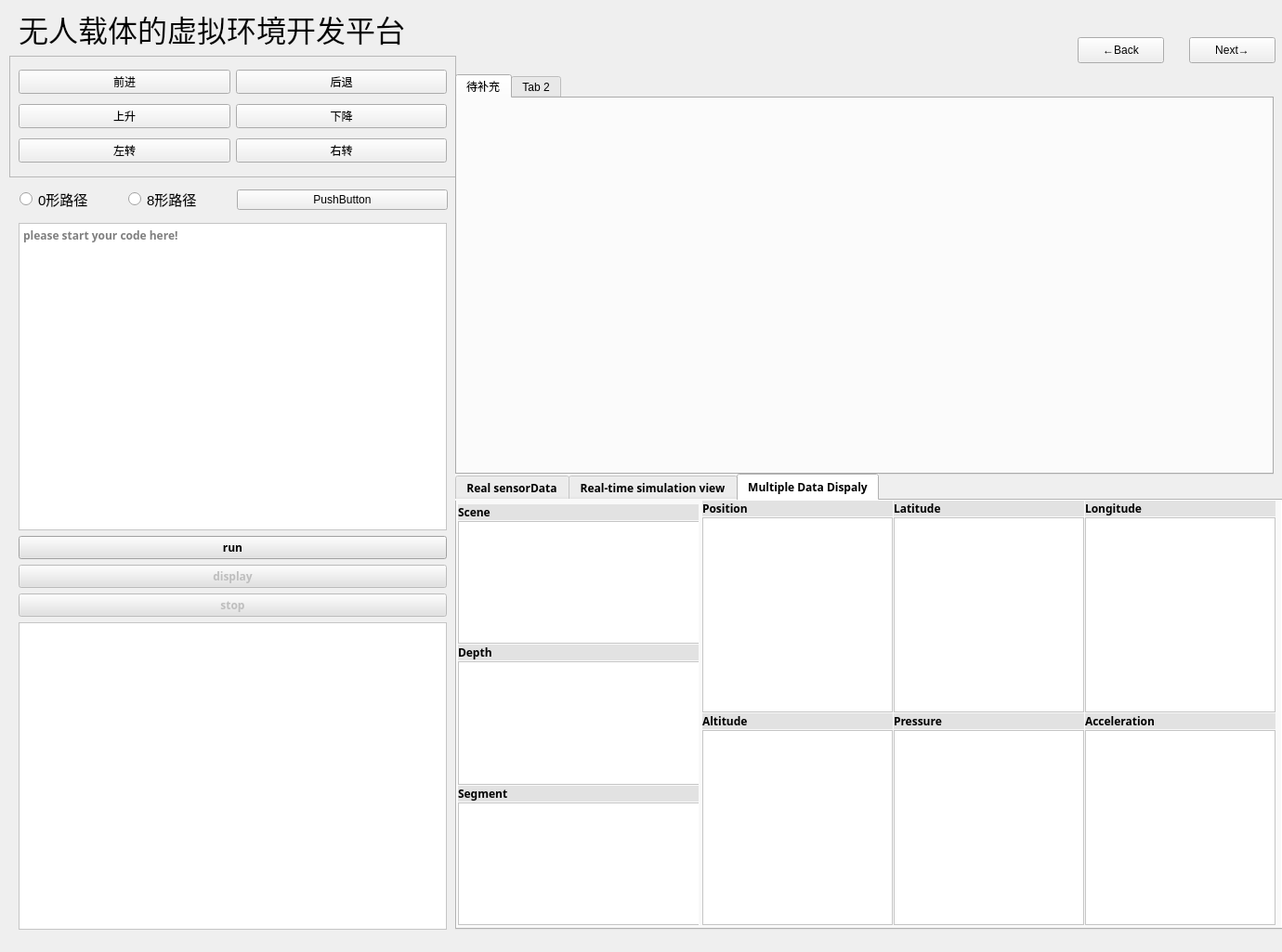
<?xml version="1.0" encoding="UTF-8"?>
<ui version="4.0">
 <class>Form</class>
 <widget class="QWidget" name="Form">
  <property name="geometry">
   <rect>
    <x>0</x>
    <y>0</y>
    <width>1380</width>
    <height>1025</height>
   </rect>
  </property>
  <property name="windowTitle">
   <string>Form</string>
  </property>
  <widget class="QWidget" name="verticalLayoutWidget">
   <property name="geometry">
    <rect>
     <x>20</x>
     <y>240</y>
     <width>461</width>
     <height>761</height>
    </rect>
   </property>
   <property name="font">
    <font>
     <family>Adobe 繁黑體 Std B</family>
     <weight>75</weight>
     <bold>true</bold>
    </font>
   </property>
   <layout class="QVBoxLayout" name="verticalLayout">
    <item>
     <widget class="QTextEdit" name="textEdit">
      <property name="font">
       <font>
        <family>Adobe 繁黑體 Std B</family>
        <weight>75</weight>
        <bold>true</bold>
       </font>
      </property>
      <property name="styleSheet">
       <string notr="true">background-color: rgb(255, 255, 255);</string>
      </property>
      <property name="placeholderText">
       <string>please start your code here!</string>
      </property>
     </widget>
    </item>
    <item>
     <widget class="QPushButton" name="pushButton_6">
      <property name="font">
       <font>
        <family>Adobe 繁黑體 Std B</family>
        <weight>75</weight>
        <bold>true</bold>
       </font>
      </property>
      <property name="styleSheet">
       <string notr="true">background-color: rgb(226, 226, 226);</string>
      </property>
      <property name="text">
       <string>run</string>
      </property>
     </widget>
    </item>
    <item>
     <widget class="QPushButton" name="pushButton_7">
      <property name="enabled">
       <bool>false</bool>
      </property>
      <property name="font">
       <font>
        <family>Adobe 繁黑體 Std B</family>
        <weight>75</weight>
        <bold>true</bold>
       </font>
      </property>
      <property name="styleSheet">
       <string notr="true">background-color: rgb(226, 226, 226);</string>
      </property>
      <property name="text">
       <string>display</string>
      </property>
      <property name="autoRepeat">
       <bool>false</bool>
      </property>
     </widget>
    </item>
    <item>
     <widget class="QPushButton" name="pushButton_8">
      <property name="enabled">
       <bool>false</bool>
      </property>
      <property name="font">
       <font>
        <family>Adobe 繁黑體 Std B</family>
        <weight>75</weight>
        <bold>true</bold>
       </font>
      </property>
      <property name="styleSheet">
       <string notr="true">background-color: rgb(226, 226, 226);</string>
      </property>
      <property name="text">
       <string>stop</string>
      </property>
     </widget>
    </item>
    <item>
     <widget class="QTextBrowser" name="textBrowser">
      <property name="font">
       <font>
        <family>Adobe 繁黑體 Std B</family>
        <weight>75</weight>
        <bold>true</bold>
       </font>
      </property>
      <property name="styleSheet">
       <string notr="true">background-color: rgb(255, 255, 255);</string>
      </property>
     </widget>
    </item>
   </layout>
  </widget>
  <widget class="QFrame" name="frame_2">
   <property name="geometry">
    <rect>
     <x>10</x>
     <y>60</y>
     <width>481</width>
     <height>131</height>
    </rect>
   </property>
   <property name="frameShape">
    <enum>QFrame::StyledPanel</enum>
   </property>
   <property name="frameShadow">
    <enum>QFrame::Raised</enum>
   </property>
   <layout class="QGridLayout" name="gridLayout">
    <item row="0" column="0">
     <widget class="QPushButton" name="pushButton">
      <property name="text">
       <string>前进</string>
      </property>
     </widget>
    </item>
    <item row="0" column="1">
     <widget class="QPushButton" name="pushButton_2">
      <property name="text">
       <string>后退</string>
      </property>
     </widget>
    </item>
    <item row="1" column="0">
     <widget class="QPushButton" name="pushButton_3">
      <property name="text">
       <string>上升</string>
      </property>
     </widget>
    </item>
    <item row="1" column="1">
     <widget class="QPushButton" name="pushButton_4">
      <property name="text">
       <string>下降</string>
      </property>
     </widget>
    </item>
    <item row="2" column="0">
     <widget class="QPushButton" name="pushButton_5">
      <property name="text">
       <string>左转</string>
      </property>
     </widget>
    </item>
    <item row="2" column="1">
     <widget class="QPushButton" name="pushButton_9">
      <property name="text">
       <string>右转</string>
      </property>
     </widget>
    </item>
   </layout>
  </widget>
  <widget class="QTabWidget" name="tabWidget_3">
   <property name="geometry">
    <rect>
     <x>490</x>
     <y>80</y>
     <width>881</width>
     <height>431</height>
    </rect>
   </property>
   <widget class="QWidget" name="tab_6">
    <attribute name="title">
     <string>待补充</string>
    </attribute>
   </widget>
   <widget class="QWidget" name="tab_7">
    <attribute name="title">
     <string>Tab 2</string>
    </attribute>
   </widget>
  </widget>
  <widget class="QTabWidget" name="tabWidget_2">
   <property name="geometry">
    <rect>
     <x>490</x>
     <y>510</y>
     <width>891</width>
     <height>491</height>
    </rect>
   </property>
   <property name="font">
    <font>
     <family>Adobe 繁黑體 Std B</family>
     <weight>75</weight>
     <bold>true</bold>
    </font>
   </property>
   <property name="styleSheet">
    <string notr="true">background-color: rgb(249, 249, 249);</string>
   </property>
   <property name="currentIndex">
    <number>2</number>
   </property>
   <widget class="QWidget" name="tab_2">
    <attribute name="title">
     <string>Real sensorData</string>
    </attribute>
    <widget class="QWidget" name="gridLayoutWidget_3">
     <property name="geometry">
      <rect>
       <x>0</x>
       <y>0</y>
       <width>891</width>
       <height>451</height>
      </rect>
     </property>
     <layout class="QGridLayout" name="gridLayout_3">
      <property name="spacing">
       <number>1</number>
      </property>
      <item row="2" column="2">
       <widget class="QLabel" name="imu_linear_2">
        <property name="font">
         <font>
          <family>Adobe 繁黑體 Std B</family>
          <weight>75</weight>
          <bold>true</bold>
         </font>
        </property>
        <property name="styleSheet">
         <string notr="true">background-color: rgb(226, 226, 226);</string>
        </property>
        <property name="text">
         <string>imu_linear</string>
        </property>
       </widget>
      </item>
      <item row="5" column="2">
       <widget class="plotWidget" name="barometer">
        <property name="styleSheet">
         <string notr="true">background-color: rgb(255, 255, 255);</string>
        </property>
       </widget>
      </item>
      <item row="5" column="1">
       <widget class="plotWidget" name="gps_geo">
        <property name="styleSheet">
         <string notr="true">background-color: rgb(255, 255, 255);</string>
        </property>
       </widget>
      </item>
      <item row="3" column="2">
       <widget class="plotWidget" name="imu_linear">
        <property name="styleSheet">
         <string notr="true">background-color: rgb(255, 255, 255);</string>
        </property>
       </widget>
      </item>
      <item row="1" column="2">
       <widget class="plotWidget" name="imu_angular">
        <property name="styleSheet">
         <string notr="true">background-color: rgb(255, 255, 255);</string>
        </property>
       </widget>
      </item>
      <item row="5" column="0">
       <widget class="plotWidget" name="magnetometer">
        <property name="styleSheet">
         <string notr="true">background-color: rgb(255, 255, 255);</string>
        </property>
       </widget>
      </item>
      <item row="1" column="0" rowspan="3" colspan="2">
       <widget class="QGraphicsView" name="Main_View">
        <property name="styleSheet">
         <string notr="true">background-color: rgb(255, 255, 255);</string>
        </property>
       </widget>
      </item>
      <item row="0" column="2">
       <widget class="QLabel" name="imu_angular_2">
        <property name="font">
         <font>
          <family>Adobe 繁黑體 Std B</family>
          <weight>75</weight>
          <bold>true</bold>
         </font>
        </property>
        <property name="styleSheet">
         <string notr="true">background-color: rgb(226, 226, 226);</string>
        </property>
        <property name="text">
         <string>imu_angular</string>
        </property>
       </widget>
      </item>
      <item row="0" column="0" colspan="2">
       <widget class="QLabel" name="Main_View_2">
        <property name="font">
         <font>
          <family>Adobe 繁黑體 Std B</family>
          <weight>75</weight>
          <bold>true</bold>
         </font>
        </property>
        <property name="styleSheet">
         <string notr="true">background-color: rgb(226, 226, 226);</string>
        </property>
        <property name="text">
         <string>Main_View</string>
        </property>
       </widget>
      </item>
      <item row="4" column="0">
       <widget class="QLabel" name="magnetometer_2">
        <property name="font">
         <font>
          <family>Adobe 繁黑體 Std B</family>
          <weight>75</weight>
          <bold>true</bold>
         </font>
        </property>
        <property name="styleSheet">
         <string notr="true">background-color: rgb(226, 226, 226);</string>
        </property>
        <property name="text">
         <string>magnetometer</string>
        </property>
       </widget>
      </item>
      <item row="4" column="1">
       <widget class="QLabel" name="gps_geo_2">
        <property name="font">
         <font>
          <family>Adobe 繁黑體 Std B</family>
          <weight>75</weight>
          <bold>true</bold>
         </font>
        </property>
        <property name="styleSheet">
         <string notr="true">background-color: rgb(226, 226, 226);</string>
        </property>
        <property name="text">
         <string>gps_geo</string>
        </property>
       </widget>
      </item>
      <item row="4" column="2">
       <widget class="QLabel" name="barometer_2">
        <property name="font">
         <font>
          <family>Adobe 繁黑體 Std B</family>
          <weight>75</weight>
          <bold>true</bold>
         </font>
        </property>
        <property name="styleSheet">
         <string notr="true">background-color: rgb(226, 226, 226);</string>
        </property>
        <property name="text">
         <string>barometer</string>
        </property>
       </widget>
      </item>
     </layout>
    </widget>
   </widget>
   <widget class="QWidget" name="tab_4">
    <attribute name="title">
     <string>Real-time simulation view</string>
    </attribute>
    <widget class="QWidget" name="layoutWidget">
     <property name="geometry">
      <rect>
       <x>0</x>
       <y>0</y>
       <width>341</width>
       <height>451</height>
      </rect>
     </property>
     <property name="font">
      <font>
       <family>Adobe 繁黑體 Std B</family>
       <weight>75</weight>
       <bold>true</bold>
      </font>
     </property>
     <layout class="QVBoxLayout" name="verticalLayout_3">
      <property name="spacing">
       <number>1</number>
      </property>
      <item>
       <widget class="QLabel" name="label_2">
        <property name="font">
         <font>
          <family>Adobe 繁黑體 Std B</family>
          <weight>75</weight>
          <bold>true</bold>
         </font>
        </property>
        <property name="styleSheet">
         <string notr="true">background-color: rgb(226, 226, 226);</string>
        </property>
        <property name="text">
         <string> Front center camera</string>
        </property>
       </widget>
      </item>
      <item>
       <widget class="QGraphicsView" name="front_center">
        <property name="font">
         <font>
          <family>Adobe 繁黑體 Std B</family>
          <weight>75</weight>
          <bold>true</bold>
         </font>
        </property>
        <property name="styleSheet">
         <string notr="true">background-color: rgb(255, 255, 255);</string>
        </property>
       </widget>
      </item>
     </layout>
    </widget>
    <widget class="QWidget" name="layoutWidget_2">
     <property name="geometry">
      <rect>
       <x>617</x>
       <y>0</y>
       <width>261</width>
       <height>451</height>
      </rect>
     </property>
     <layout class="QVBoxLayout" name="verticalLayout_4">
      <property name="spacing">
       <number>1</number>
      </property>
      <item>
       <widget class="QLabel" name="label_4">
        <property name="font">
         <font>
          <family>Adobe 繁黑體 Std B</family>
          <weight>75</weight>
          <bold>true</bold>
         </font>
        </property>
        <property name="styleSheet">
         <string notr="true">background-color: rgb(226, 226, 226);</string>
        </property>
        <property name="text">
         <string> Bottom center camera</string>
        </property>
       </widget>
      </item>
      <item>
       <widget class="QGraphicsView" name="bottom_center">
        <property name="font">
         <font>
          <family>Adobe 繁黑體 Std B</family>
          <weight>75</weight>
          <bold>true</bold>
         </font>
        </property>
        <property name="styleSheet">
         <string notr="true">background-color: rgb(255, 255, 255);</string>
        </property>
       </widget>
      </item>
      <item>
       <widget class="QLabel" name="label_5">
        <property name="font">
         <font>
          <family>Adobe 繁黑體 Std B</family>
          <weight>75</weight>
          <bold>true</bold>
         </font>
        </property>
        <property name="styleSheet">
         <string notr="true">background-color: rgb(226, 226, 226);</string>
        </property>
        <property name="text">
         <string> Back center camera</string>
        </property>
       </widget>
      </item>
      <item>
       <widget class="QGraphicsView" name="back_center">
        <property name="font">
         <font>
          <family>Adobe 繁黑體 Std B</family>
          <weight>75</weight>
          <bold>true</bold>
         </font>
        </property>
        <property name="styleSheet">
         <string notr="true">background-color: rgb(255, 255, 255);</string>
        </property>
       </widget>
      </item>
     </layout>
    </widget>
    <widget class="QWidget" name="layoutWidget_3">
     <property name="geometry">
      <rect>
       <x>350</x>
       <y>0</y>
       <width>261</width>
       <height>451</height>
      </rect>
     </property>
     <layout class="QVBoxLayout" name="verticalLayout_5">
      <property name="spacing">
       <number>1</number>
      </property>
      <item>
       <widget class="QLabel" name="label">
        <property name="font">
         <font>
          <family>Adobe 繁黑體 Std B</family>
          <weight>75</weight>
          <bold>true</bold>
         </font>
        </property>
        <property name="styleSheet">
         <string notr="true">background-color: rgb(226, 226, 226);</string>
        </property>
        <property name="text">
         <string> Front left camera</string>
        </property>
       </widget>
      </item>
      <item>
       <widget class="QGraphicsView" name="front_left">
        <property name="font">
         <font>
          <family>Adobe 繁黑體 Std B</family>
          <weight>75</weight>
          <bold>true</bold>
         </font>
        </property>
        <property name="styleSheet">
         <string notr="true">background-color: rgb(255, 255, 255);</string>
        </property>
       </widget>
      </item>
      <item>
       <widget class="QLabel" name="label_3">
        <property name="font">
         <font>
          <family>Adobe 繁黑體 Std B</family>
          <weight>75</weight>
          <bold>true</bold>
         </font>
        </property>
        <property name="styleSheet">
         <string notr="true">background-color: rgb(226, 226, 226);</string>
        </property>
        <property name="text">
         <string> Front right camera</string>
        </property>
       </widget>
      </item>
      <item>
       <widget class="QGraphicsView" name="front_right">
        <property name="font">
         <font>
          <family>Adobe 繁黑體 Std B</family>
          <weight>75</weight>
          <bold>true</bold>
         </font>
        </property>
        <property name="styleSheet">
         <string notr="true">background-color: rgb(255, 255, 255);</string>
        </property>
       </widget>
      </item>
     </layout>
    </widget>
   </widget>
   <widget class="QWidget" name="tab_5">
    <attribute name="title">
     <string>Multiple Data Dispaly</string>
    </attribute>
    <widget class="QWidget" name="formLayoutWidget_4">
     <property name="geometry">
      <rect>
       <x>0</x>
       <y>0</y>
       <width>261</width>
       <height>461</height>
      </rect>
     </property>
     <property name="font">
      <font>
       <family>Adobe 繁黑體 Std B</family>
       <weight>75</weight>
       <bold>true</bold>
      </font>
     </property>
     <layout class="QFormLayout" name="formLayout_5">
      <property name="horizontalSpacing">
       <number>1</number>
      </property>
      <property name="verticalSpacing">
       <number>1</number>
      </property>
      <property name="leftMargin">
       <number>0</number>
      </property>
      <property name="topMargin">
       <number>4</number>
      </property>
      <property name="rightMargin">
       <number>0</number>
      </property>
      <property name="bottomMargin">
       <number>4</number>
      </property>
      <item row="5" column="1">
       <widget class="QGraphicsView" name="Segment_view_2">
        <property name="font">
         <font>
          <family>Adobe 繁黑體 Std B</family>
          <weight>75</weight>
          <bold>true</bold>
         </font>
        </property>
        <property name="styleSheet">
         <string notr="true">background-color: rgb(255, 255, 255);</string>
        </property>
       </widget>
      </item>
      <item row="3" column="1">
       <widget class="QGraphicsView" name="Depth_view_2">
        <property name="font">
         <font>
          <family>Adobe 繁黑體 Std B</family>
          <weight>75</weight>
          <bold>true</bold>
         </font>
        </property>
        <property name="styleSheet">
         <string notr="true">background-color: rgb(255, 255, 255);</string>
        </property>
       </widget>
      </item>
      <item row="1" column="1">
       <widget class="QGraphicsView" name="Scene_view_2">
        <property name="font">
         <font>
          <family>Adobe 繁黑體 Std B</family>
          <weight>75</weight>
          <bold>true</bold>
         </font>
        </property>
        <property name="styleSheet">
         <string notr="true">background-color: rgb(255, 255, 255);</string>
        </property>
       </widget>
      </item>
      <item row="2" column="1">
       <widget class="QLabel" name="label_15">
        <property name="font">
         <font>
          <family>Adobe 繁黑體 Std B</family>
          <weight>75</weight>
          <bold>true</bold>
         </font>
        </property>
        <property name="styleSheet">
         <string notr="true">background-color: rgb(226, 226, 226);</string>
        </property>
        <property name="text">
         <string>Depth</string>
        </property>
       </widget>
      </item>
      <item row="4" column="1">
       <widget class="QLabel" name="label_16">
        <property name="font">
         <font>
          <family>Adobe 繁黑體 Std B</family>
          <weight>75</weight>
          <bold>true</bold>
         </font>
        </property>
        <property name="styleSheet">
         <string notr="true">background-color: rgb(226, 226, 226);</string>
        </property>
        <property name="text">
         <string>Segment</string>
        </property>
       </widget>
      </item>
      <item row="0" column="1">
       <widget class="QLabel" name="label_17">
        <property name="font">
         <font>
          <family>Adobe 繁黑體 Std B</family>
          <weight>75</weight>
          <bold>true</bold>
         </font>
        </property>
        <property name="styleSheet">
         <string notr="true">background-color: rgb(226, 226, 226);</string>
        </property>
        <property name="text">
         <string>Scene</string>
        </property>
       </widget>
      </item>
     </layout>
    </widget>
    <widget class="QWidget" name="gridLayoutWidget_4">
     <property name="geometry">
      <rect>
       <x>260</x>
       <y>0</y>
       <width>621</width>
       <height>461</height>
      </rect>
     </property>
     <property name="font">
      <font>
       <family>Adobe 繁黑體 Std B</family>
       <weight>75</weight>
       <bold>true</bold>
      </font>
     </property>
     <layout class="QGridLayout" name="gridLayout_4">
      <property name="leftMargin">
       <number>4</number>
      </property>
      <property name="bottomMargin">
       <number>4</number>
      </property>
      <property name="spacing">
       <number>1</number>
      </property>
      <item row="2" column="2">
       <widget class="QLabel" name="label_18">
        <property name="font">
         <font>
          <family>Adobe 繁黑體 Std B</family>
          <weight>75</weight>
          <bold>true</bold>
         </font>
        </property>
        <property name="styleSheet">
         <string notr="true">background-color: rgb(226, 226, 226);</string>
        </property>
        <property name="text">
         <string>Acceleration</string>
        </property>
       </widget>
      </item>
      <item row="2" column="0">
       <widget class="QLabel" name="label_19">
        <property name="font">
         <font>
          <family>Adobe 繁黑體 Std B</family>
          <weight>75</weight>
          <bold>true</bold>
         </font>
        </property>
        <property name="styleSheet">
         <string notr="true">background-color: rgb(226, 226, 226);</string>
        </property>
        <property name="text">
         <string>Altitude</string>
        </property>
       </widget>
      </item>
      <item row="3" column="0">
       <widget class="plotWidget" name="Altitude_2">
        <property name="font">
         <font>
          <family>Adobe 繁黑體 Std B</family>
          <weight>75</weight>
          <bold>true</bold>
         </font>
        </property>
        <property name="styleSheet">
         <string notr="true">background-color: rgb(255, 255, 255);</string>
        </property>
       </widget>
      </item>
      <item row="0" column="2">
       <widget class="QLabel" name="label_20">
        <property name="font">
         <font>
          <family>Adobe 繁黑體 Std B</family>
          <weight>75</weight>
          <bold>true</bold>
         </font>
        </property>
        <property name="styleSheet">
         <string notr="true">background-color: rgb(226, 226, 226);</string>
        </property>
        <property name="text">
         <string>Longitude</string>
        </property>
       </widget>
      </item>
      <item row="1" column="0">
       <widget class="plotWidget" name="Position_2">
        <property name="font">
         <font>
          <family>Adobe 繁黑體 Std B</family>
          <weight>75</weight>
          <bold>true</bold>
         </font>
        </property>
        <property name="styleSheet">
         <string notr="true">background-color: rgb(255, 255, 255);</string>
        </property>
       </widget>
      </item>
      <item row="3" column="2">
       <widget class="plotWidget" name="acceleration_2">
        <property name="font">
         <font>
          <family>Adobe 繁黑體 Std B</family>
          <weight>75</weight>
          <bold>true</bold>
         </font>
        </property>
        <property name="styleSheet">
         <string notr="true">background-color: rgb(255, 255, 255);</string>
        </property>
       </widget>
      </item>
      <item row="2" column="1">
       <widget class="QLabel" name="label_21">
        <property name="font">
         <font>
          <family>Adobe 繁黑體 Std B</family>
          <weight>75</weight>
          <bold>true</bold>
         </font>
        </property>
        <property name="styleSheet">
         <string notr="true">background-color: rgb(226, 226, 226);</string>
        </property>
        <property name="text">
         <string>Pressure</string>
        </property>
       </widget>
      </item>
      <item row="0" column="1">
       <widget class="QLabel" name="label_22">
        <property name="font">
         <font>
          <family>Adobe 繁黑體 Std B</family>
          <weight>75</weight>
          <bold>true</bold>
         </font>
        </property>
        <property name="styleSheet">
         <string notr="true">background-color: rgb(226, 226, 226);</string>
        </property>
        <property name="text">
         <string>Latitude</string>
        </property>
       </widget>
      </item>
      <item row="1" column="1">
       <widget class="plotWidget" name="Latitude_2">
        <property name="font">
         <font>
          <family>Adobe 繁黑體 Std B</family>
          <weight>75</weight>
          <bold>true</bold>
         </font>
        </property>
        <property name="styleSheet">
         <string notr="true">background-color: rgb(255, 255, 255);</string>
        </property>
       </widget>
      </item>
      <item row="1" column="2">
       <widget class="plotWidget" name="Longitutde_2">
        <property name="font">
         <font>
          <family>Adobe 繁黑體 Std B</family>
          <weight>75</weight>
          <bold>true</bold>
         </font>
        </property>
        <property name="styleSheet">
         <string notr="true">background-color: rgb(255, 255, 255);</string>
        </property>
       </widget>
      </item>
      <item row="3" column="1">
       <widget class="plotWidget" name="Pressure_2">
        <property name="font">
         <font>
          <family>Adobe 繁黑體 Std B</family>
          <weight>75</weight>
          <bold>true</bold>
         </font>
        </property>
        <property name="styleSheet">
         <string notr="true">background-color: rgb(255, 255, 255);</string>
        </property>
       </widget>
      </item>
      <item row="0" column="0">
       <widget class="QLabel" name="label_23">
        <property name="font">
         <font>
          <family>Adobe 繁黑體 Std B</family>
          <weight>75</weight>
          <bold>true</bold>
         </font>
        </property>
        <property name="styleSheet">
         <string notr="true">background-color: rgb(226, 226, 226);</string>
        </property>
        <property name="text">
         <string>Position</string>
        </property>
       </widget>
      </item>
     </layout>
    </widget>
   </widget>
  </widget>
  <widget class="QLabel" name="label_8">
   <property name="geometry">
    <rect>
     <x>20</x>
     <y>10</y>
     <width>821</width>
     <height>41</height>
    </rect>
   </property>
   <property name="font">
    <font>
     <pointsize>24</pointsize>
    </font>
   </property>
   <property name="text">
    <string>无人载体的虚拟环境开发平台</string>
   </property>
  </widget>
  <widget class="QPushButton" name="pushButton_11">
   <property name="geometry">
    <rect>
     <x>1280</x>
     <y>40</y>
     <width>93</width>
     <height>28</height>
    </rect>
   </property>
   <property name="text">
    <string>Next→</string>
   </property>
  </widget>
  <widget class="QPushButton" name="pushButton_12">
   <property name="geometry">
    <rect>
     <x>1160</x>
     <y>40</y>
     <width>93</width>
     <height>28</height>
    </rect>
   </property>
   <property name="text">
    <string>←Back</string>
   </property>
  </widget>
  <widget class="QWidget" name="">
   <property name="geometry">
    <rect>
     <x>21</x>
     <y>200</y>
     <width>461</width>
     <height>30</height>
    </rect>
   </property>
   <layout class="QHBoxLayout" name="horizontalLayout_2">
    <item>
     <layout class="QHBoxLayout" name="horizontalLayout">
      <item>
       <widget class="QRadioButton" name="radioButton_2">
        <property name="font">
         <font>
          <pointsize>11</pointsize>
         </font>
        </property>
        <property name="text">
         <string>0形路径</string>
        </property>
       </widget>
      </item>
      <item>
       <widget class="QRadioButton" name="radioButton">
        <property name="font">
         <font>
          <pointsize>11</pointsize>
         </font>
        </property>
        <property name="text">
         <string>8形路径</string>
        </property>
       </widget>
      </item>
     </layout>
    </item>
    <item>
     <widget class="QPushButton" name="pushButton_10">
      <property name="text">
       <string>PushButton</string>
      </property>
     </widget>
    </item>
   </layout>
  </widget>
 </widget>
 <customwidgets>
  <customwidget>
   <class>plotWidget</class>
   <extends>QGraphicsView</extends>
   <header location="global">pyqtgraph.h</header>
  </customwidget>
 </customwidgets>
 <resources/>
 <connections/>
</ui>
